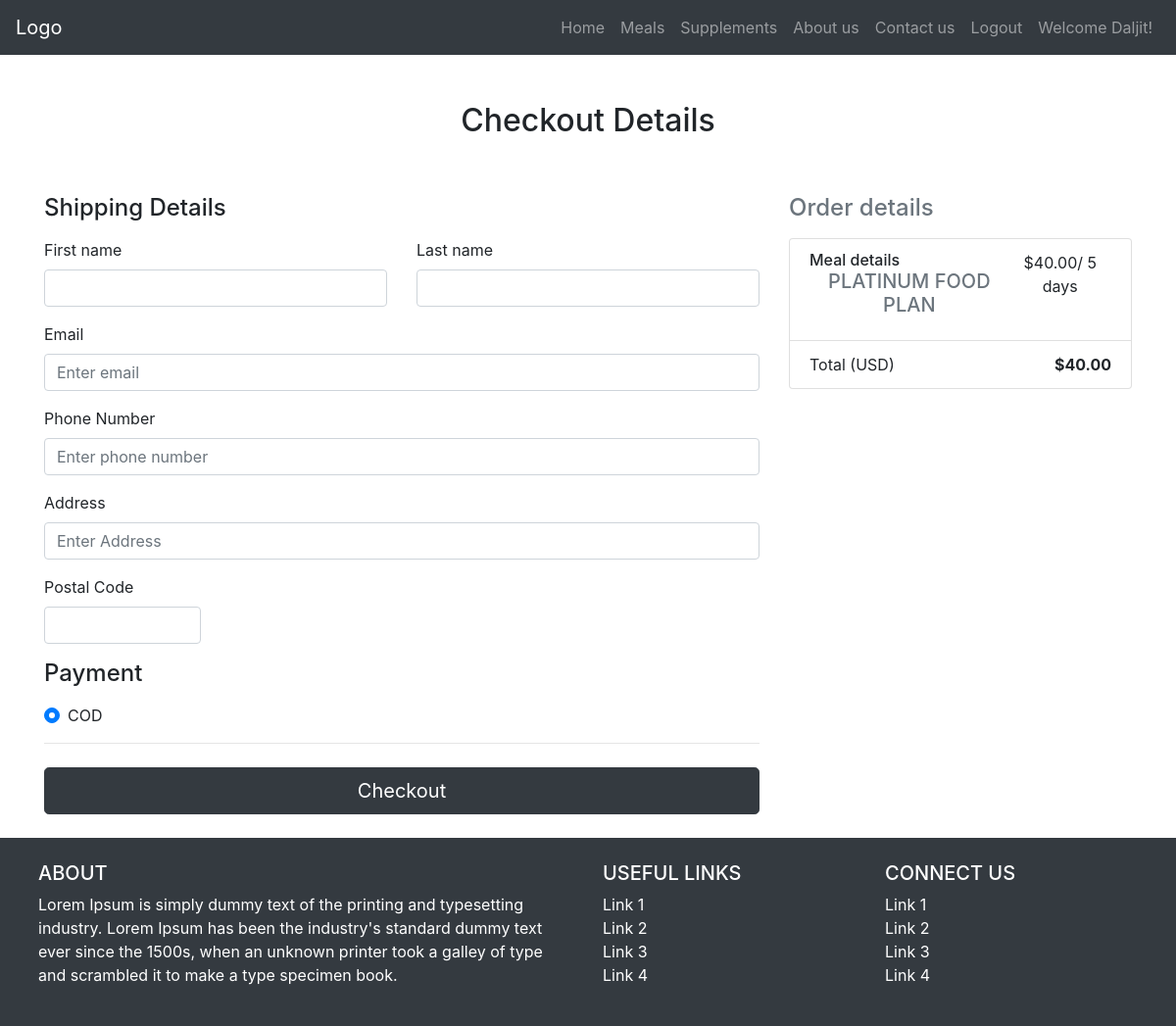
Screenshot of /checkout.php?plan_id=13 (signed in) with the database file from the repository.
### tables this page shows
CREATE TABLE `meal_plans` (
  `id` int(11) NOT NULL,
  `name` varchar(100) NOT NULL,
  `description` varchar(500) NOT NULL,
  `cost` decimal(10,2) NOT NULL,
  `day` int(11) NOT NULL,
  `image` varchar(200) NOT NULL,
  `meal_id` int(11) NOT NULL
);

### connect.php (called while the page is built, shortened)
<?php
class Connect
{
    public $config = array(
        'servername'=> 'localhost',
        'username'=> 'root',
        'password'=> '',
        'dbname'=> 'tiffen'
    );
    function __construct()
    {
        $this->conn = new mysqli($this->config['servername'], $this->config['username'], $this->config['password'], $this->config['dbname']);
    }
}
?>

### submit.php (called while the page is built, shortened)
<?php
	include 'classes/mealplan.php';
	$mealplanObj=new MealPlan;
	if(isset($_GET['plan_id']) && !empty(trim($_GET["plan_id"]))){
		$planid =  trim($_GET["plan_id"]);
		$mealplan=$mealplanObj->getMealPlanById($planid);
	}
?>

### classes/mealplan.php (called while the page is built, shortened)
<?php
include_once './connect.php';
class MealPlan extends Connect{
	public $mealplan = array('data' =>array() , 'error'=> '', 'success'=> '' );
	function getMealPlanById($id){
		$sql = "SELECT * FROM meal_plans WHERE id = ".$id;
		$result = $this->conn->query($sql);
		$row = $result->fetch_assoc();
		$this->mealplan["data"]["name"] = $row["name"];
		$this->mealplan["data"]["description"] = $row["description"];
		$this->mealplan["data"]["cost"] = $row["cost"];
		$this->mealplan["data"]["day"] = $row["day"];
		$this->mealplan["data"]["image"] = $row["image"];
		$this->mealplan["data"]["id"] = $row["id"];
		$this->mealplan["data"]["mealid"] = $row["meal_id"];
		return $this->mealplan;
	}
}
?>

### checkout.php (the view, shortened to what this page needs)
<?php include 'header.php' ?>
<div class="container">
  <div class="py-5 text-center">
    <h2>Checkout Details</h2>
  </div>
  <div class="row">
    <div class="col-md-4 order-md-2 mb-4">
      <h4 class="d-flex justify-content-between align-items-center mb-3">
        <span class="text-muted">Order details</span>
      </h4>
      <ul class="list-group mb-3">
        <li class="list-group-item d-flex justify-content-between lh-condensed">
          <div>
            <h6 class="my-0">Meal details</h6>
            <small class="text-muted"><h5 style="text-align: center;text-transform: uppercase;" class="card-title"><?php echo $mealplan["data"]["name"]; ?></h5></small>
          </div>
              <p style="text-align: center;" class="card-text">$<?php echo $mealplan["data"]["cost"]; ?>/ <?php echo $mealplan["data"]["day"]; ?> day<?php
                    if($mealplan["data"]["day"]>1){
                        ?>s<?php } ?>
            </p>
        </li>
        <li class="list-group-item d-flex justify-content-between">
          <span>Total (USD)</span>
          <strong>$<?php echo $mealplan["data"]["cost"]; ?></strong>
        </li>
      </ul>
    </div>
    <div class="col-md-8 order-md-1">
      <h4 class="mb-3">Shipping Details</h4>
      <form class="needs-validation" novalidate method="post">
        <div class="row">
          <div class="col-md-6 mb-3">
            <label for="firstName">First name</label>
            <input type="text" class="form-control" id="firstName" name="firstname" placeholder="" value="" required>
          </div>
          <div class="col-md-6 mb-3">
            <label for="lastName">Last name</label>
            <input type="text" class="form-control" id="lastName" name="lastname" placeholder="" value="" required>
          </div>
        </div>
        <div class="mb-3">
          <label for="email">Email</label>
          <input type="email" class="form-control" id="s_email" name="email" placeholder="Enter email">
        </div>
        <div class="mb-3">
          <label for="phone_no">Phone Number </label>
          <input type="text" class="form-control" id="phone_no" name="phone_no" placeholder="Enter phone number">
        </div>
        <div class="mb-3">
          <label for="address">Address</label>
          <input type="text" class="form-control" id="address" name="address" placeholder="Enter Address" required>
        </div>
        <div class="row">
          <div class="col-md-3 mb-3">
            <label for="zip">Postal Code</label>
            <input type="text" class="form-control" name="postal_code" id="postal" placeholder="" required>
          </div>
        </div>
        <h4 class="mb-3">Payment</h4>
        <div class="d-block my-3">
          <div class="custom-control custom-radio">
            <label class="custom-control-label" for="paypal">COD</label>
          </div>
        </div>
        <hr class="mb-4">
        <input class="btn btn-dark btn-lg btn-block" name="checkout" type="submit" value="Checkout"/>
        <br/>
      </form>
    </div>
  </div>
</div>
<?php include 'footer.php'; ?>

### rows the page displays
meal_plans: name "PLATINUM FOOD PLAN", cost "40.00", day "5"

### other values shown
$_SESSION["user"]["first_name"] "Daljit"
